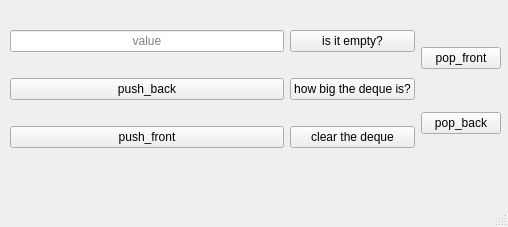
<?xml version="1.0" encoding="UTF-8"?>
<ui version="4.0">
 <class>MainWindow</class>
 <widget class="QMainWindow" name="MainWindow">
  <property name="geometry">
   <rect>
    <x>0</x>
    <y>0</y>
    <width>508</width>
    <height>227</height>
   </rect>
  </property>
  <property name="minimumSize">
   <size>
    <width>508</width>
    <height>227</height>
   </size>
  </property>
  <property name="maximumSize">
   <size>
    <width>508</width>
    <height>227</height>
   </size>
  </property>
  <property name="windowTitle">
   <string>бебра. ой, тоесть deque</string>
  </property>
  <widget class="QWidget" name="centralwidget">
   <widget class="QWidget" name="horizontalLayoutWidget">
    <property name="geometry">
     <rect>
      <x>10</x>
      <y>10</y>
      <width>491</width>
      <height>161</height>
     </rect>
    </property>
    <layout class="QHBoxLayout" name="horizontalLayout">
     <item>
      <layout class="QVBoxLayout" name="verticalLayout">
       <item>
        <widget class="QLineEdit" name="lineEdit">
         <property name="alignment">
          <set>Qt::AlignCenter</set>
         </property>
         <property name="placeholderText">
          <string>value</string>
         </property>
        </widget>
       </item>
       <item>
        <widget class="QPushButton" name="pushB">
         <property name="text">
          <string>push_back</string>
         </property>
        </widget>
       </item>
       <item>
        <widget class="QPushButton" name="pushF">
         <property name="text">
          <string>push_front</string>
         </property>
        </widget>
       </item>
      </layout>
     </item>
     <item>
      <layout class="QVBoxLayout" name="verticalLayout_2">
       <item>
        <widget class="QPushButton" name="emptyButton">
         <property name="text">
          <string>is it empty?</string>
         </property>
        </widget>
       </item>
       <item>
        <widget class="QPushButton" name="sizeButton">
         <property name="text">
          <string>how big the deque is?</string>
         </property>
        </widget>
       </item>
       <item>
        <widget class="QPushButton" name="clearButton">
         <property name="text">
          <string>clear the deque</string>
         </property>
        </widget>
       </item>
      </layout>
     </item>
     <item>
      <layout class="QVBoxLayout" name="verticalLayout_3">
       <item>
        <widget class="QPushButton" name="popF">
         <property name="text">
          <string>pop_front</string>
         </property>
        </widget>
       </item>
       <item>
        <widget class="QPushButton" name="popB">
         <property name="text">
          <string>pop_back</string>
         </property>
        </widget>
       </item>
      </layout>
     </item>
    </layout>
   </widget>
  </widget>
  <widget class="QMenuBar" name="menubar">
   <property name="geometry">
    <rect>
     <x>0</x>
     <y>0</y>
     <width>508</width>
     <height>24</height>
    </rect>
   </property>
  </widget>
  <widget class="QStatusBar" name="statusbar"/>
 </widget>
 <resources/>
 <connections/>
</ui>
